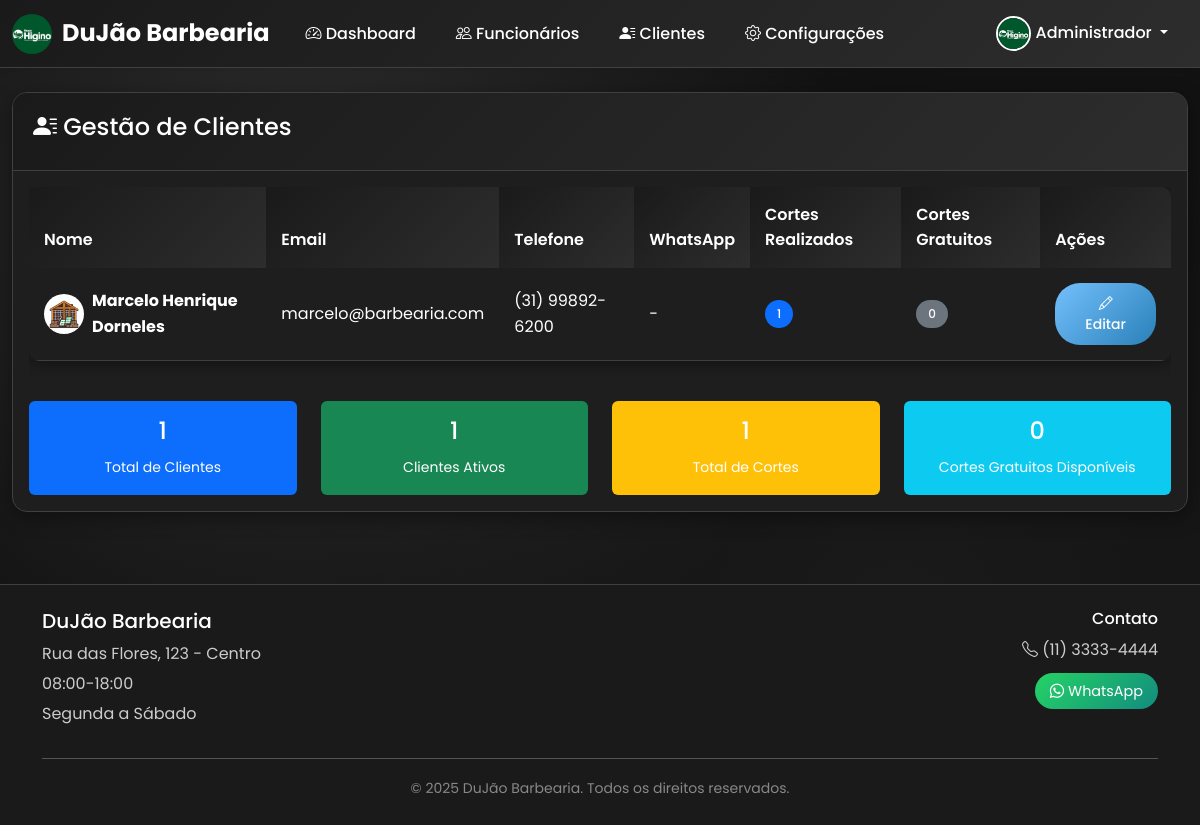
Screenshot of /clientes (signed in) with the database file from the repository.
### tables this page shows
CREATE TABLE configuracoes (
                id INTEGER PRIMARY KEY AUTOINCREMENT,
                nome_barbearia TEXT DEFAULT 'Barbearia Premium',
                logo_url TEXT DEFAULT '/static/uploads/logo-barbearia.jpg',
                telefone_contato TEXT,
                whatsapp_contato TEXT,
                endereco TEXT,
                horario_funcionamento TEXT DEFAULT '08:00-18:00',
                dias_funcionamento TEXT DEFAULT 'Segunda a Sábado',
                descricao TEXT DEFAULT 'A melhor barbearia da cidade',
                instagram TEXT,
                facebook TEXT
            );

CREATE TABLE usuarios (
                id INTEGER PRIMARY KEY AUTOINCREMENT,
                nome TEXT NOT NULL,
                email TEXT UNIQUE NOT NULL,
                senha TEXT NOT NULL,
                telefone TEXT,
                whatsapp TEXT,
                foto_perfil TEXT DEFAULT '/static/uploads/default-user.jpg',
                tipo TEXT NOT NULL DEFAULT 'cliente',
                data_criacao TIMESTAMP DEFAULT CURRENT_TIMESTAMP
            );

### app.py (the view)
@app.route('/clientes')
def listar_clientes():
    if 'usuario_id' not in session or session['tipo_usuario'] != 'admin':
        return redirect(url_for('login'))
    clientes = models.listar_clientes_detalhado()
    return render_template('clientes.html', clientes=clientes)

### app.py (called while the page is built)
@app.context_processor
def inject_datetime():
    return dict(datetime=datetime, timedelta=timedelta)

@app.context_processor
def inject_configuracoes():
    configuracoes = models.obter_configuracoes_barbearia()
    if 'usuario_id' in session and session.get('tipo_usuario') == 'admin':
        if configuracoes and configuracoes.get('logo_url'):
            session['foto_perfil'] = configuracoes['logo_url']
        else:
            session['foto_perfil'] = '/static/uploads/logo-barbearia.jpg'
    return dict(configuracoes_barbearia=configuracoes)

### banco.py (called while the page is built)
@contextmanager
def obter_conexao():
    conn = sqlite3.connect(BANCO_NOME, timeout=30.0)
    conn.execute('PRAGMA journal_mode=WAL')
    conn.execute('PRAGMA synchronous=NORMAL')
    conn.execute('PRAGMA cache_size=1000')
    conn.execute('PRAGMA temp_store=MEMORY')
    try:
        yield conn
    except Exception:
        conn.rollback()
        raise
    finally:
        conn.close()

### models.py (called while the page is built)
def listar_clientes_detalhado():
    with obter_conexao() as conn:
        cursor = conn.cursor()
        cursor.execute('''
            SELECT u.id, u.nome, u.email, u.telefone, u.whatsapp, u.foto_perfil,
                   COALESCE(f.cortes_realizados, 0) as cortes_realizados,
                   COALESCE(f.cortes_gratuitos_disponiveis, 0) as cortes_gratuitos
            FROM usuarios u
            LEFT JOIN fidelidade f ON u.id = f.cliente_id
            WHERE u.tipo = 'cliente'
            ORDER BY u.nome
        ''')
        return cursor.fetchall()

### templates/clientes.html (shortened to what this page needs)
{% extends "base.html" %}
{% block conteudo %}
<div class="row">
    <div class="col-12">
        <div class="card">
            <div class="card-header">
                <h4><i class="bi bi-person-lines-fill"></i> Gestão de Clientes</h4>
            </div>
            <div class="card-body">
                {% if clientes %}
                    <div class="table-responsive">
                        <table class="table table-hover">
                            <thead>
                                <tr>
                                    <th>Nome</th>
                                    <th>Email</th>
                                    <th>Telefone</th>
                                    <th>WhatsApp</th>
                                    <th>Cortes Realizados</th>
                                    <th>Cortes Gratuitos</th>
                                    <th>Ações</th>
                                </tr>
                            </thead>
                            <tbody>
                                {% for cliente in clientes %}
                                <tr>
                                    <td>
                                        <div class="d-flex align-items-center">
                                            <img src="{{ cliente[5] if cliente[5] else '/static/uploads/default-user.jpg' }}"
                                                 alt="Foto" class="rounded-circle me-2" width="40" height="40">
                                            <strong>{{ cliente[1] }}</strong>
                                        </div>
                                    </td>
                                    <td>{{ cliente[2] }}</td>
                                    <td>{{ cliente[3] if cliente[3] else '-' }}</td>
                                    <td>
                                        {% if cliente[4] %}
                                            <a href="https://wa.me/55{{ cliente[4] }}" class="whatsapp-btn" target="_blank">
                                                <i class="bi bi-whatsapp"></i> {{ cliente[4] }}
                                            </a>
                                        {% else %}
                                            -
                                        {% endif %}
                                    </td>
                                    <td>
                                        <span class="badge bg-primary">{{ cliente[6] }}</span>
                                    </td>
                                    <td>
                                        {% if cliente[7] > 0 %}
                                            <span class="badge bg-success">{{ cliente[7] }}</span>
                                        {% else %}
                                            <span class="badge bg-secondary">0</span>
                                        {% endif %}
                                    </td>
                                    <td>
                                        <a href="{{ url_for('editar_cliente', cliente_id=cliente[0]) }}" class="btn btn-primary btn-sm">
                                            <i class="bi bi-pencil"></i> Editar
                                        </a>
                                    </td>
                                </tr>
                                {% endfor %}
                            </tbody>
                        </table>
                    </div>
                    <div class="row mt-4">
                        <div class="col-md-3">
                            <div class="text-center p-3 bg-primary text-white rounded">
                                <h4>{{ clientes|length }}</h4>
                                <small>Total de Clientes</small>
                            </div>
                        </div>
                        <div class="col-md-3">
                            <div class="text-center p-3 bg-success text-white rounded">
                                <h4>{{ clientes|selectattr('6')|list|length }}</h4>
                                <small>Clientes Ativos</small>
                            </div>
                        </div>
                        <div class="col-md-3">
                            <div class="text-center p-3 bg-warning text-white rounded">
                                <h4>{{ clientes|sum(attribute='6') }}</h4>
                                <small>Total de Cortes</small>
                            </div>
                        </div>
                        <div class="col-md-3">
                            <div class="text-center p-3 bg-info text-white rounded">
                                <h4>{{ clientes|sum(attribute='7') }}</h4>
                                <small>Cortes Gratuitos Disponíveis</small>
                            </div>
                        </div>
                    </div>
                {% else %}
                    <div class="text-center py-4">
                        <i class="bi bi-person-x fs-1 text-muted"></i>
                        <h5 class="text-muted mt-2">Nenhum cliente cadastrado</h5>
                        <p class="text-muted">Os clientes aparecerão aqui conforme se cadastrarem no sistema.</p>
                    </div>
                {% endif %}
            </div>
        </div>
    </div>
</div>
{% endblock %}

### templates/base.html (shortened to what this page needs)
<!DOCTYPE html>
<html lang="pt-BR">
<head>
    <link href="https://cdn.jsdelivr.net/npm/bootstrap@5.3.0/dist/css/bootstrap.min.css" rel="stylesheet">
    <link href="https://cdn.jsdelivr.net/npm/bootstrap-icons@1.10.0/font/bootstrap-icons.css" rel="stylesheet">
</head>
<body>
    <nav class="navbar navbar-expand-lg navbar-dark">
        <div class="container-fluid">
            <a class="navbar-brand logo-container" href="{% if session.tipo_usuario == 'admin' %}{{ url_for('dashboard_admin') }}{% elif session.tipo_usuario == 'funcionario' %}{{ url_for('dashboard_funcionario') }}{% else %}{{ url_for('dashboard_cliente') }}{% endif %}">
                <img src="{{ configuracoes_barbearia.logo_url if configuracoes_barbearia and configuracoes_barbearia.logo_url else 'https://images.pexels.com/photos/1319460/pexels-photo-1319460.jpeg?auto=compress&cs=tinysrgb&w=100&h=100&fit=crop' }}" alt="Logo" class="logo-img">
                <span>{{ configuracoes_barbearia.nome_barbearia if configuracoes_barbearia else 'Barbearia Premium' }}</span>
            </a>
            <div class="collapse navbar-collapse" id="navbarNav">
                <ul class="navbar-nav me-auto">
                    {% if session.usuario_id %}
                        {% if session.tipo_usuario == 'admin' %}
                            <li class="nav-item">
                                <a class="nav-link" href="{{ url_for('dashboard_admin') }}">
                                    <i class="bi bi-speedometer2"></i> Dashboard
                                </a>
                            </li>
                            <li class="nav-item">
                                <a class="nav-link" href="{{ url_for('gerenciar_funcionarios') }}">
                                    <i class="bi bi-people"></i> Funcionários
                                </a>
                            </li>
                            <li class="nav-item">
                                <a class="nav-link" href="{{ url_for('listar_clientes') }}">
                                    <i class="bi bi-person-lines-fill"></i> Clientes
                                </a>
                            </li>
                            <li class="nav-item">
                                <a class="nav-link" href="{{ url_for('configuracoes_barbearia') }}">
                                    <i class="bi bi-gear"></i> Configurações
                                </a>
                            </li>
                        {% elif session.tipo_usuario == 'funcionario' %}
                            <li class="nav-item">
                                <a class="nav-link" href="{{ url_for('dashboard_funcionario') }}">
                                    <i class="bi bi-calendar-check"></i> Meus Agendamentos
                                </a>
                            </li>
                        {% endif %}
                    {% endif %}
                </ul>
                <ul class="navbar-nav">
                    {% if session.usuario_id %}
                        <li class="nav-item dropdown">
                            <a class="nav-link dropdown-toggle" href="#" role="button" data-bs-toggle="dropdown">
                                <img src="{{ session.foto_perfil if session.foto_perfil else (configuracoes_barbearia.logo_url if session.tipo_usuario == 'admin' and configuracoes_barbearia else '/static/uploads/default-user.jpg') }}" alt="Perfil" class="perfil-img">
                                {{ session.nome_usuario }}
                            </a>
                        </li>
                    {% endif %}
                </ul>
            </div>
        </div>
    </nav>
    <div class="container-fluid py-4">
        {% block conteudo %}{% endblock %}
    </div>
    <footer class="py-4 mt-5" style="background-color: var(--cor-primaria); border-top: 1px solid var(--cor-border);">
        <div class="container">
            <div class="row">
                <div class="col-md-6">
                    <h5 style="color: white;">{{ configuracoes_barbearia.nome_barbearia if configuracoes_barbearia else 'Barbearia Premium' }}</h5>
                    <p class="mb-1" style="color: #ccc;">{{ configuracoes_barbearia.endereco if configuracoes_barbearia else 'Endereço não informado' }}</p>
                    <p class="mb-1" style="color: #ccc;">{{ configuracoes_barbearia.horario_funcionamento if configuracoes_barbearia else 'Horário não informado' }}</p>
                    <p style="color: #ccc;">{{ configuracoes_barbearia.dias_funcionamento if configuracoes_barbearia else 'Dias não informados' }}</p>
                </div>
                <div class="col-md-6 text-md-end">
                    <h6 style="color: white;">Contato</h6>
                    {% if configuracoes_barbearia and configuracoes_barbearia.telefone_contato %}
                        <p style="color: #ccc;"><i class="bi bi-telephone"></i> {{ configuracoes_barbearia.telefone_contato }}</p>
                    {% endif %}
                    {% if configuracoes_barbearia and configuracoes_barbearia.whatsapp_contato %}
                        <a href="https://wa.me/55{{ configuracoes_barbearia.whatsapp_contato }}" class="whatsapp-btn" target="_blank">
                            <i class="bi bi-whatsapp"></i> WhatsApp
                        </a>
                    {% endif %}
                </div>
            </div>
            <hr>
            <div class="text-center">
                <small style="color: #888;">&copy; 2025 {{ configuracoes_barbearia.nome_barbearia if configuracoes_barbearia else 'Barbearia Premium' }}. Todos os direitos reservados.</small>
            </div>
        </div>
    </footer>
</body>
</html>

### templates/base.html (style rules this page uses)
:root { --cor-primaria: #1a1a1a; --cor-secundaria: #2d2d2d; --cor-destaque: #ff6b6b; --cor-sucesso: #51cf66; --cor-aviso: #ffd43b; --cor-info: #74c0fc; --cor-fundo: #121212; --cor-texto: #ffffff; --cor-card: #1e1e1e; --cor-input: #2d2d2d; --cor-border: #404040; --cor-hover: #333333; }
* { margin: 0; padding: 0; box-sizing: border-box; }
body { font-family: 'Poppins', sans-serif; background-color: var(--cor-fundo); color: var(--cor-texto); line-height: 1.6; background-image: radial-gradient(circle at 25% 25%, #2d2d2d 0%, transparent 50%), radial-gradient(circle at 75% 75%, #1a1a1a 0%, transparent 50%); min-height: 100vh; }
.navbar-brand { font-weight: 700; font-size: 1.5rem; }
.navbar { background: linear-gradient(135deg, var(--cor-primaria), var(--cor-secundaria)) !important; box-shadow: 0 2px 10px rgba(0,0,0,0.1); border-bottom: 1px solid var(--cor-border); }
.navbar-nav .nav-link { color: white !important; font-weight: 500; transition: all 0.3s ease; margin: 0 5px; border-radius: 5px; padding: 8px 15px !important; }
.card { border: none; border-radius: 15px; background-color: var(--cor-card); box-shadow: 0 5px 20px rgba(0,0,0,0.4); transition: all 0.3s ease; overflow: hidden; border: 1px solid var(--cor-border); }
.card-header { background: linear-gradient(135deg, var(--cor-primaria), var(--cor-secundaria)); color: white; border: none; padding: 20px; font-weight: 600; border-bottom: 1px solid var(--cor-border); }
.btn { border-radius: 25px; font-weight: 500; padding: 10px 25px; transition: all 0.3s ease; border: none; }
.btn-primary { background: linear-gradient(135deg, var(--cor-info), #2980b9); }
.table { border-radius: 10px; overflow: hidden; box-shadow: 0 3px 15px rgba(0,0,0,0.4); background-color: var(--cor-card); }
.table thead th { background: linear-gradient(135deg, var(--cor-primaria), var(--cor-secundaria)); color: white; border: none; font-weight: 600; padding: 15px; }
.table tbody td { padding: 15px; vertical-align: middle; border-color: var(--cor-border); background-color: var(--cor-card); color: var(--cor-texto); }
.badge { padding: 8px 12px; border-radius: 20px; font-weight: 500; }
.logo-container { display: flex; align-items: center; gap: 10px; }
.logo-img { width: 40px; height: 40px; border-radius: 50%; object-fit: cover; }
.perfil-img { width: 35px; height: 35px; border-radius: 50%; object-fit: cover; border: 2px solid white; }
.whatsapp-btn { background: linear-gradient(135deg, #25d366, #128c7e); color: white; text-decoration: none; padding: 8px 15px; border-radius: 20px; font-size: 0.9rem; transition: all 0.3s ease; }

### rows the page displays
configuracoes: logo_url (picture), nome_barbearia "DuJão Barbearia", endereco "Rua das Flores, 123 - Centro", horario_funcionamento "08:00-18:00", dias_funcionamento "Segunda a Sábado", telefone_contato "(11) 3333-4444"
usuarios: foto_perfil (picture), nome "Marcelo Henrique Dorneles", email "marcelo@barbearia.com", telefone "(31) 99892-6200", cliente "1"

### other values shown
{{ session.nome_usuario }} "Administrador"
{{ clientes|length }} "1"
{{ clientes|selectattr('6')|list|length }} "1"
{{ clientes|sum(attribute='6') }} "1"
{{ clientes|sum(attribute='7') }} "0"
